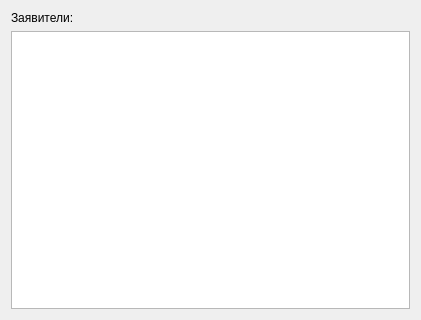
<?xml version="1.0" encoding="UTF-8"?>
<ui version="4.0">
 <class>clients</class>
 <widget class="QWidget" name="clients">
  <property name="geometry">
   <rect>
    <x>0</x>
    <y>0</y>
    <width>421</width>
    <height>320</height>
   </rect>
  </property>
  <property name="windowTitle">
   <string>Form</string>
  </property>
  <layout class="QVBoxLayout" name="verticalLayout_2">
   <item>
    <layout class="QVBoxLayout" name="verticalLayout">
     <item>
      <widget class="QLabel" name="label">
       <property name="text">
        <string>Заявители:</string>
       </property>
      </widget>
     </item>
     <item>
      <widget class="QTableWidget" name="tableWidget"/>
     </item>
    </layout>
   </item>
  </layout>
 </widget>
 <resources/>
 <connections/>
</ui>
